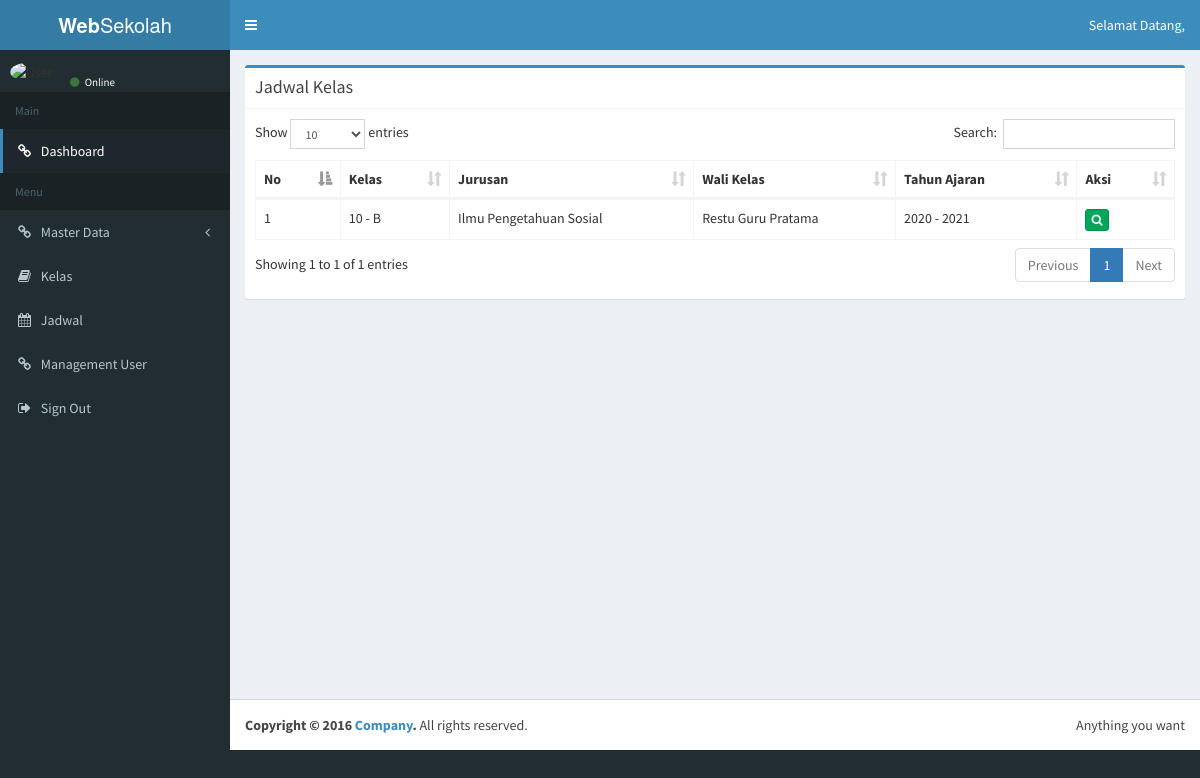
The page /index.php/admin/jadwal on the database as committed earlier.
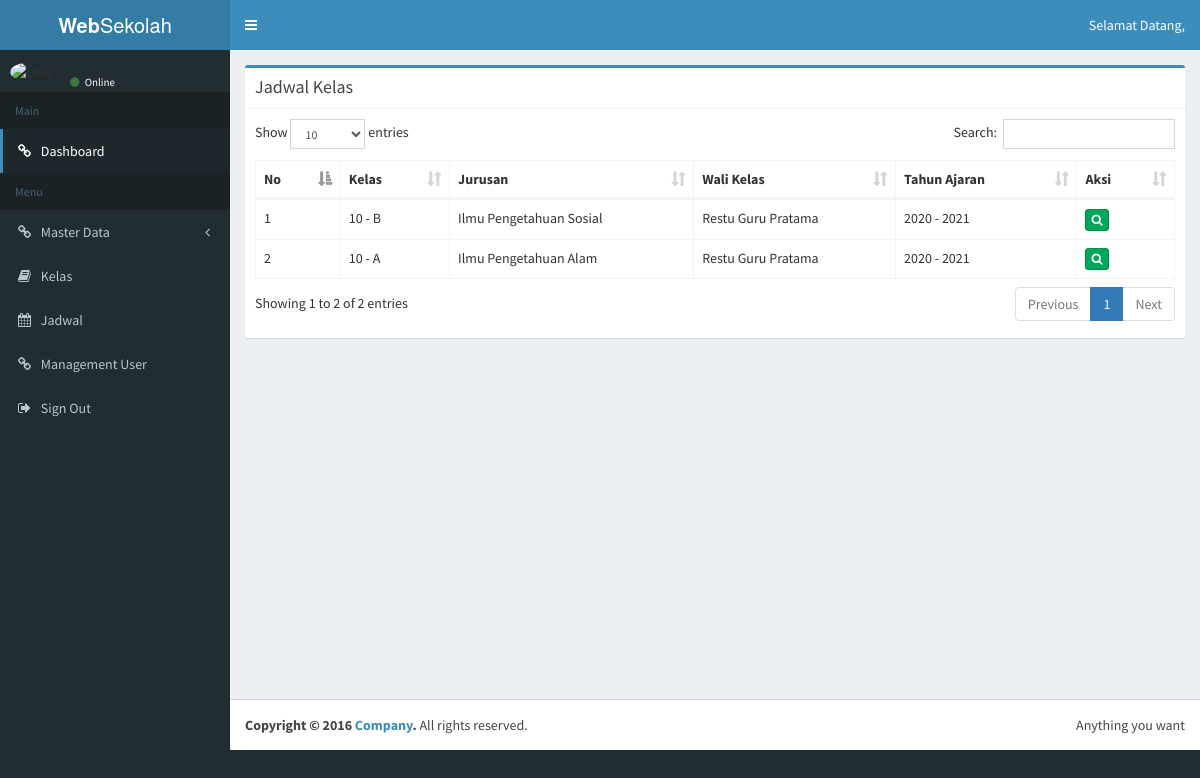
The same page on the database as committed later.
### tables this page shows
CREATE TABLE `tb_kelas` (
  `id_kelas` int(11) NOT NULL,
  `nama_kelas` varchar(64) NOT NULL,
  `jurusan` varchar(32) NOT NULL,
  `id_guru` int(11) NOT NULL,
  `tahun_ajaran` varchar(16) NOT NULL,
  `date_added` datetime NOT NULL
);

CREATE TABLE `tb_guru` (
  `id_guru` int(11) NOT NULL,
  `nip` varchar(16) NOT NULL,
  `nama` varchar(128) NOT NULL,
  `no_telp` varchar(16) NOT NULL,
  `jenis_kelamin` varchar(16) NOT NULL,
  `agama` varchar(16) NOT NULL,
  `tempat_lahir` varchar(64) NOT NULL,
  `tanggal_lahir` date NOT NULL,
  `alamat` varchar(128) NOT NULL,
  `status` varchar(16) NOT NULL,
  `password` varchar(128) NOT NULL,
  `image` varchar(128) NOT NULL,
  `id_role` int(11) NOT NULL,
  `date_added` datetime NOT NULL
);

### application/controllers/admin/jadwal.php (called while the page is built, shortened)
<?php
class Jadwal extends CI_Controller {
	public function __construct()
	{
		$this->load->model('Model_kelas');
		$this->load->model('Model_hari');
		$this->load->model('Model_matapelajaran');
		$this->load->model('Model_guru');
		$this->load->model('Model_jadwal');
	}
	public function index()
	{
		$data['user'] = $this->db->get_where('tb_user', ['username' => $this->session->userdata('username')])->row_array();
		$data['datakelas'] = $this->Model_kelas->getalldata();
		$data['title'] = 'Jadwal';
		$this->load->view('admin/layout/header', $data);
		$this->load->view('admin/layout/topbar', $data);
		$this->load->view('admin/layout/sidebar', $data);
		$this->load->view('admin/jadwal/jadwal', $data);
		$this->load->view('admin/layout/footer');
	}
}

### index.php (called while the page is built, shortened)
<?php
require_once BASEPATH.'core/CodeIgniter.php';

### application/models/Model_kelas.php (called while the page is built, shortened)
<?php
class Model_kelas extends CI_Model
{
	public function getalldata()
	{
		$this->db->select('*')
				 ->from('tb_kelas')
				 ->join('tb_guru', 'tb_guru.id_guru = tb_kelas.id_guru');
		return $this->db->get()->result_array();
	}
}

### application/views/admin/jadwal/jadwal.php (the view, shortened to what this page needs)
<div class="content-wrapper">
  <section class="content">
    <div class="box box-primary">
      <div class="box-header with-border">
        <h3 class="box-title">Jadwal Kelas</h3>
      </div>
      <div class="box-body">
        <table id="example1" class="table table-bordered">
         <thead>
          <tr>
            <th>No</th>
            <th>Kelas</th>
            <th>Jurusan</th>
            <th>Wali Kelas</th>
            <th>Tahun Ajaran</th>
            <th>Aksi</th>
          </tr>
        </thead>
        <tbody>
          <?php $no = 1;
          foreach ($datakelas as $kelas) : ?>
            <tr>
              <td><?= $no++; ?></td>
              <td><?= $kelas['nama_kelas']; ?></td>
              <td><?= $kelas['jurusan']; ?></td>
              <td><?= $kelas['nama']; ?></td>
              <td><?= $kelas['tahun_ajaran']; ?></td>
              <td>
                <a href="<?=  base_url(); ?>admin/jadwal/kelas/<?= $kelas['id_kelas']; ?>" class="btn btn-success btn-xs"><i class="fa fa-search"></i></a>
              </td>
            </tr>
          <?php endforeach; ?>
        </tbody>
      </table>
    </div>
  </div>
</section>
</div>

Rows that differ between the two databases and show on the page:
added tb_kelas: nama_kelas "10 - A", jurusan "Ilmu Pengetahuan Alam", id_guru.nama "Restu Guru Pratama", tahun_ajaran "2020 - 2021"
Other text that changed with them:
text written by a page script: "Show entries Search: Showing 1 to 1 of 1 entries Previous 1 Next" → "Show entries Search: Showing 1 to 2 of 2 entries Previous 1 Next"
